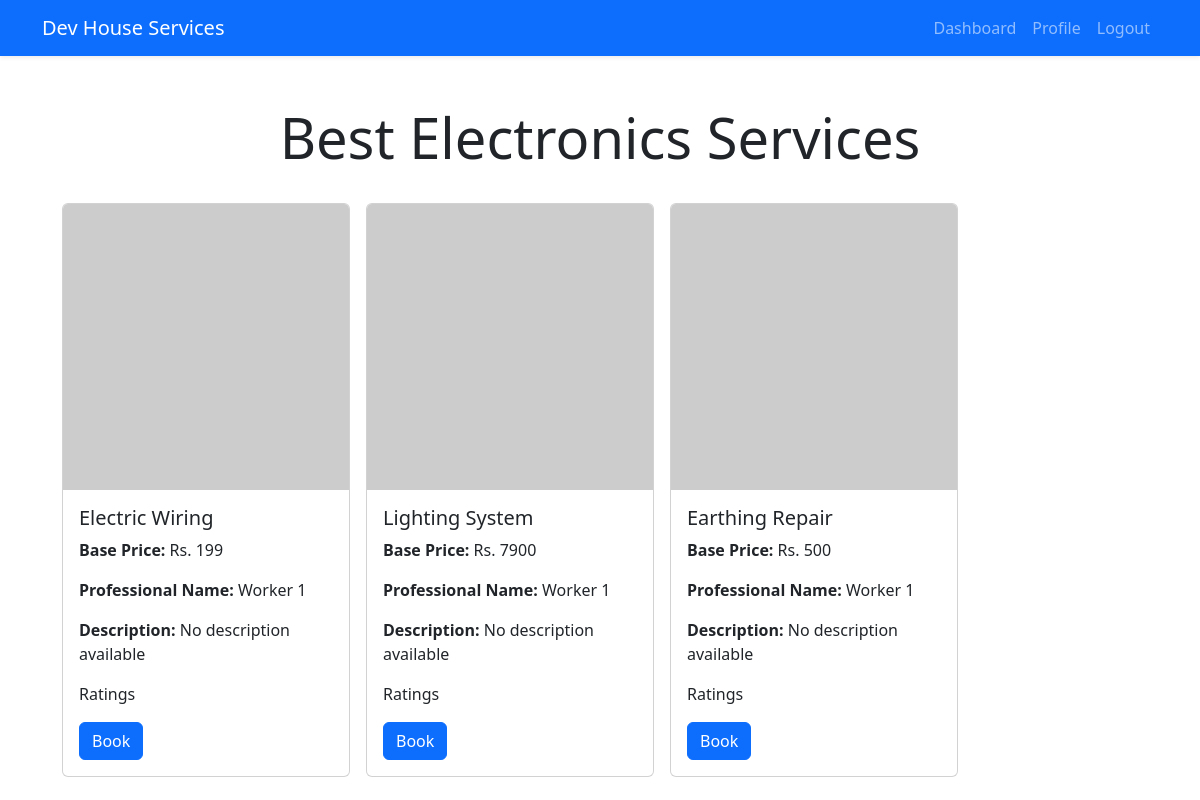
The page /user_services/1 (signed in) on the database its author committed.
### models.py (models this page shows, shortened)
class Services(db.Model):
    id = db.Column(db.Integer, primary_key=True)
    name = db.Column(db.String(36), unique=True, nullable=False)
    base_price = db.Column(db.Integer)
    time_required = db.Column(db.Integer)
    description = db.Column(db.String(50))
    workers = db.relationship('Worker', backref='service', lazy=True)
    requests = db.relationship('Request', backref='service', lazy=True)

class Job(db.Model):
    id = db.Column(db.Integer, primary_key=True)
    name = db.Column(db.String(36), unique=True, nullable=False)
    bp = db.Column(db.Integer, nullable=True)
    approved = db.Column(db.String(10), default="False")
    worker_id = db.Column(db.Integer, db.ForeignKey('worker.id'), nullable=True)
    requests = db.relationship('Request', backref='job', lazy=True)
    rating = db.Column(db.Float, default=0.0)
    rating_count = db.Column(db.Integer, default=0)

class Worker(db.Model):
    id = db.Column(db.Integer, primary_key=True)
    username = db.Column(db.String(36), unique=True, nullable=False)
    passhash = db.Column(db.String(256), nullable=False)
    name = db.Column(db.String(36), nullable=True)
    age = db.Column(db.Integer, nullable=False)
    service_id = db.Column(db.Integer, db.ForeignKey('services.id'), nullable=True)
    experience = db.Column(db.Integer, nullable=True)
    date_of_join = db.Column(db.Date, default=func.current_date())
    contact = db.Column(db.String(15), nullable=False)
    email = db.Column(db.String(120), nullable=False, unique=True)
    address = db.Column(db.String(100), nullable=False)
    pin = db.Column(db.String(10), nullable=False)
    description = db.Column(db.String(200), nullable=True)
    jobs = db.relationship('Job', backref='worker', lazy=True)
    requests = db.relationship('Request', backref='worker', lazy=True)
    rating = db.Column(db.Float, default=0.0)
    rating_count = db.Column(db.Integer, default=0)

### routs.py (the view)
@app.route("/user_services/<int:service_id>")
@auth_required
def user_services(service_id):
    service = Services.query.get(service_id)
    return render_template("user/services.html", service = service)

### routs.py (called while the page is built)
def auth_required(func):
    @wraps(func)
    def inner(*args, **kwargs):
        if 'user_id' in session:
            return func(*args, **kwargs)
        else:
            flash('Please login to continue')
            return redirect(url_for('login'))
    return inner

### templates/user/services.html (shortened to what this page needs)
{% extends 'layout.html' %}
{% block content %}
    <div class="container mt-5">
        <h1 class="display-4 text-center mb-4">Best {{ service.name }} Services</h1>
        <div class="d-flex flex-wrap justify-content-start">
            {% for worker in service.workers %}
                {% for job in worker.jobs %}
                    {% if job.approved == "True" %}
                        <div class="card m-2" style="width: 18rem;">
                            <img src="https://api.dicebear.com/9.x/lorelei/svg?seed={{job.worker.username}}" class="card-img-top" alt="{{ job.name }}">
                            <div class="card-body">
                                <h5 class="card-title">{{ job.name }}</h5>
                                <p class="card-text"><strong>Base Price:</strong> Rs. {{ job.bp }}</p>
                                <p class="card-text"><strong>Professional Name:</strong> {{ job.worker.name }}</p>
                                <p class="card-text"><strong>Description:</strong> {{ job.description or 'No description available' }}</p>
                                <p class="card-text">Ratings</p>
                                <form action="{{ url_for('service_request', job_id=job.id) }}" method="post">
                                    <button type="submit" class="btn btn-primary">Book</button>
                                </form>
                            </div>
                        </div>
                    {% endif %}
                {% endfor %}
            {% endfor %}
        </div>
    </div>
{% endblock %}

### rows shown on the page
Services: name "Electronics"
Job: name "Electric Wiring", bp "199", worker.name "Worker 1", description "No description available"
Job: name "Lighting System", bp "7900", worker.name "Worker 1", description "No description available"
Job: name "Earthing Repair", bp "500", worker.name "Worker 1", description "No description available"
